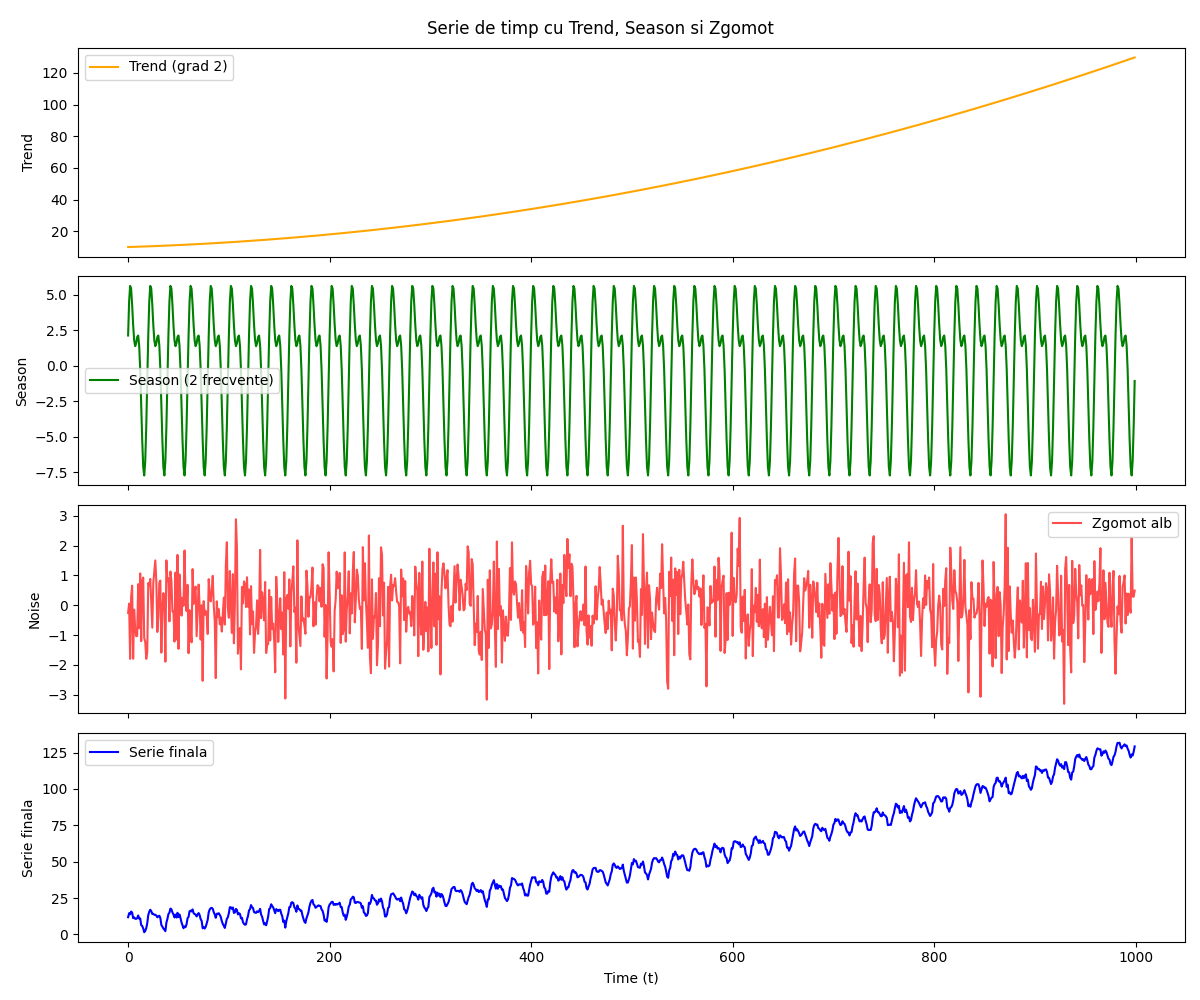

The script that saved this image:
import numpy as np
import matplotlib.pyplot as plt

N = 1000
t = np.arange(N)

a, b, c = 0.0001, 0.02, 10
trend = a * t**2 + b * t + c

f1, f2 = 0.05, 0.1
A1, A2 = 5, 3
phi = np.pi / 4
season = A1 * np.sin(2 * np.pi * f1 * t) + A2 * np.sin(2 * np.pi * f2 * t + phi)

sigma = 1.0
noise = np.random.normal(0, sigma, N)

y = trend + season + noise

fig, axs = plt.subplots(4, 1, figsize=(12, 10), sharex=True)

axs[0].plot(t, trend, label='Trend (grad 2)', color='orange')
axs[0].legend()
axs[0].set_ylabel('Trend')

axs[1].plot(t, season, label='Season (2 frecvente)', color='green')
axs[1].legend()
axs[1].set_ylabel('Season')

axs[2].plot(t, noise, label='Zgomot alb', color='red', alpha=0.7)
axs[2].legend()
axs[2].set_ylabel('Noise')

axs[3].plot(t, y, label='Serie finala', color='blue')
axs[3].legend()
axs[3].set_ylabel('Serie finala')
axs[3].set_xlabel('Time (t)')

plt.suptitle('Serie de timp cu Trend, Season si Zgomot')
plt.tight_layout()
plt.savefig('lab8pb1a.png')
print("Saved as 'lab8pb1a.png'")
plt.close(fig)